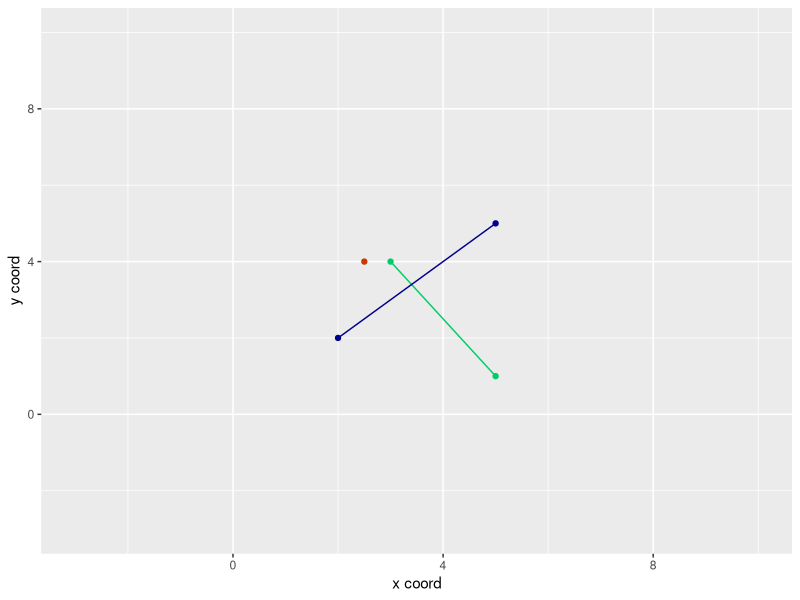
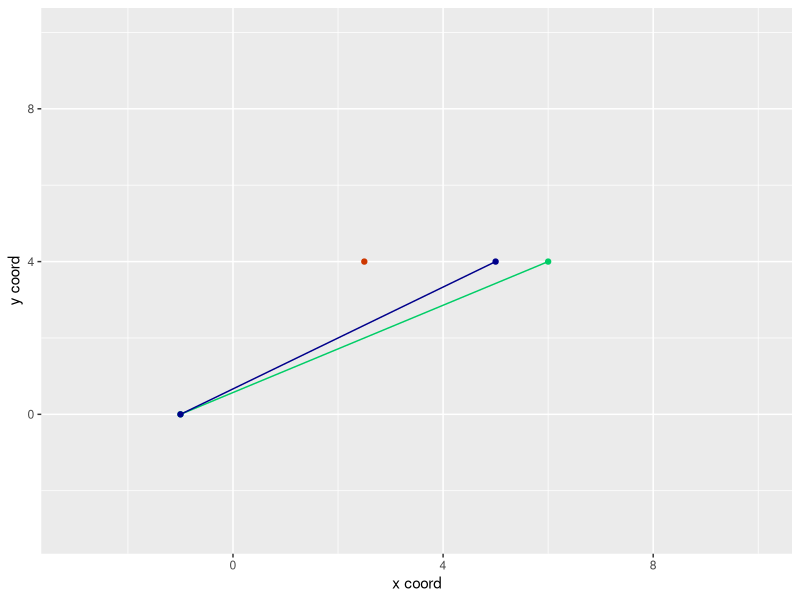
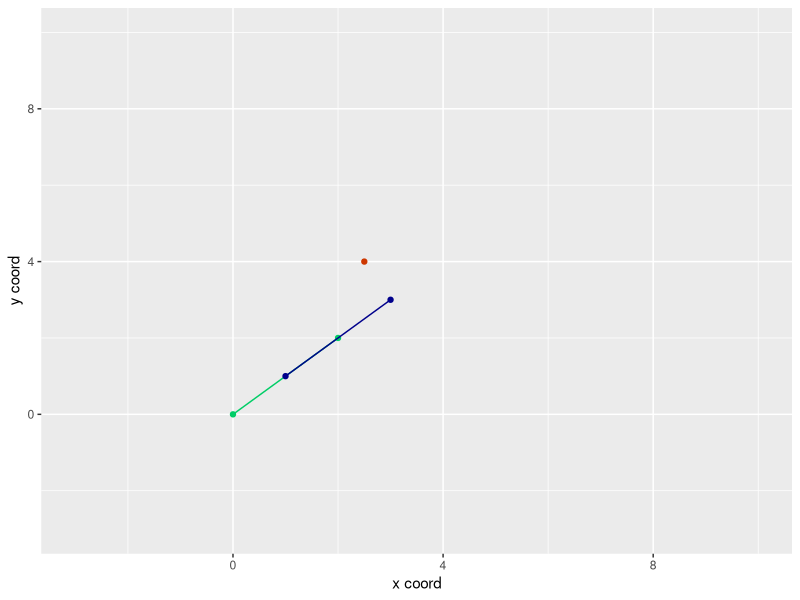
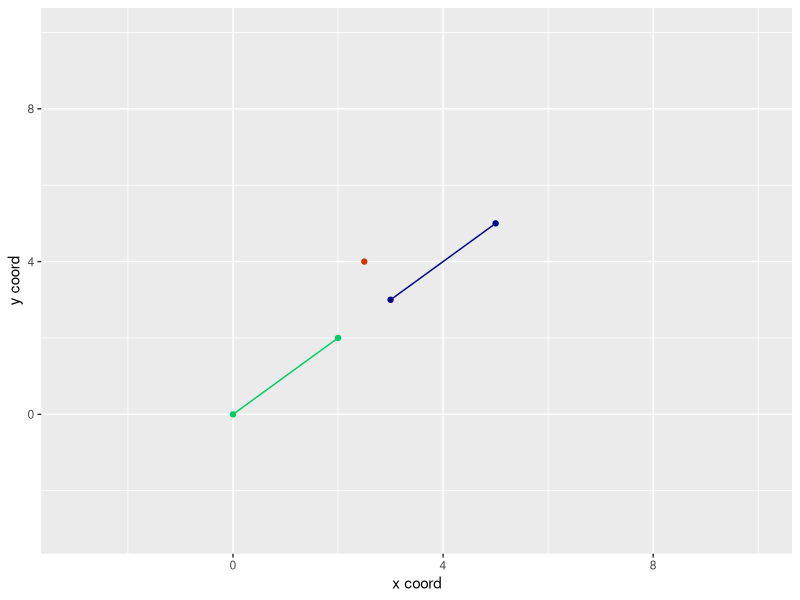
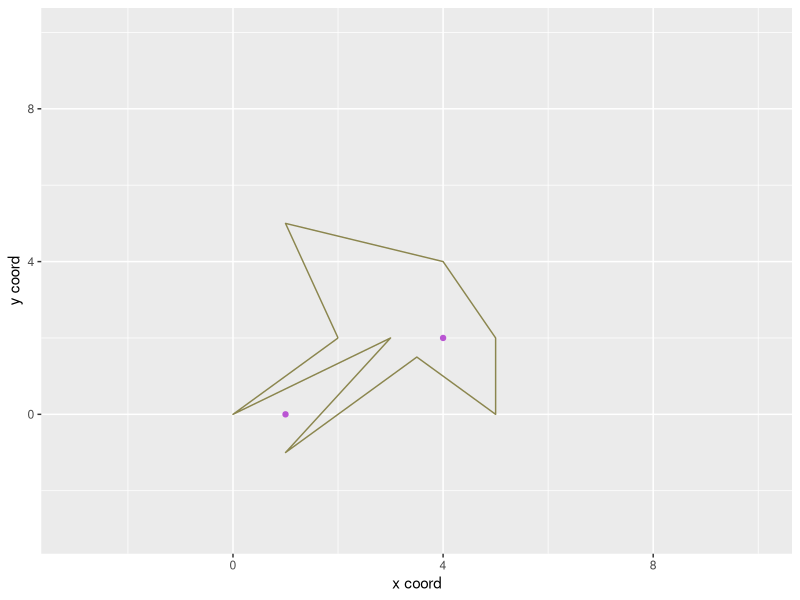

These charts were generated, in order, by the following R code:
setwd("~/wrk/algo/point-in-polygon/")
rm(list = ls())
library(ggplot2)
library(purrr)

# 2d vector cross product function
cross = function(a, b) {
  ## positive = b turns left if placed from head of a
  ## zero     = b does not turn, its same angle as a
  ## negative = b turns right if placed from head of a
  a[[1]] * b[[2]] - a[[2]] * b[[1]]
}

# determine if a point is on left of a line
is_on_left = function(p, s1, s2) {
  if (cross(p - s1, p - s2) > 0)
    return(TRUE)
  return(FALSE)
}

# determine if a point is on right of a line
is_on_right = function(p, s1, s2) {
  if (cross(p - s1, p - s2) < 0)
    return(TRUE)
  return(FALSE)
}

two.segment.intersect = function(a, b, c, d) {
  ## line segment intersection test
  # The two segments are a-b and c-d
  # Case 1: two segments lie on same line and intersect infinitely many points
  # Case 2: segments have a common vertex that is the only intersection points
  # Case 3: there is one intersection point that is not a vertex of
  #         any line segment
  stopifnot(
    length(a) == length(b) && length(b) == length(c)
    && length(c) == length(d) && length(a) == 2
  )
  case1 = FALSE
  case2 = FALSE
  case3 = FALSE
  EPSILON = 1e-9
  # Case 1 - both line segments fall on same line and overlap
  # do vec cross product
  # sort points by x and y
  # check if other segment's point occurs before second point
  # of first segment
  if (abs(cross(b - a, d - c)) < EPSILON) {
    # sort pts
    pts = rbind(a, b, c, d)
    pts = data.frame(pts)
    colnames(pts) = c("x", "y")
    pts = pts[order(pts$y, decreasing = TRUE), ]
    pts = pts[order(pts$x, decreasing = TRUE), ]
    # check if either first two points or last two points
    # equal the points of one of the line segments
    # @NOTE: this == should be fine since we are doing equality of
    # a float with itself, not a float with a different float
    seg1 = rbind(a, b)
    check1 = sum(seg1 == pts[3:4,]) == 4 ||
      sum(seg1 == pts[1:2,]) == 4
    # check if either first two points or last two points
    # equal the points of one of the line segments *in reversed order*
    seg1 = rbind(b, a)
    check2 = sum(seg1 == pts[3:4,]) == 4 ||
      sum(seg1 == pts[1:2,]) == 4
    if (check1 || check2 == TRUE) {
      # print("case1 intersect not detected")
    } else {
      print("case1 (overlapping segments w/ same angle) intersect detected")
      case1 = TRUE
    }
  } else {
    # print("case1 intersect not detected")
  }
  # Case 2: line segments have a common vertex that is
  # the only intersection point
  # check if a == c, a == d, b == c, or b == d
  if (sum(a == c) == 2 ||
      sum(a == d) == 2 || sum(b == c) == 2 || sum(b == d) == 2) {
    print("case2 (shared vertex) intersect detected")
    case2 = TRUE
  } else {
    # print("case2 intersect not detected")
  }
  # Case 3: a--b and c--d intersect at exactly one
  # non-vertex point
  # a and b are on diff sides of line c--d. also points c and d are on
  # diff sides of a line through a--b.
  check1 = (is_on_left(a, c, d) && is_on_right(b, c, d)) ||
    (is_on_left(b, c, d) && is_on_right(a, c, d))
  check2 = (is_on_left(c, a, b) && is_on_right(d, a, b)) ||
    (is_on_left(d, a, b) && is_on_right(c, a, b))
  if (check1 && check2) {
    print("case3 non-vertex intersect at single point")
    case3 = TRUE
  } else {
    # print("case3 intersect not detected")
  }
  if (case1 || case2 || case3) {
    return(TRUE)
  }
  else {
    return(FALSE)
  }
}

#######################################
# Visualize functions
#######################################

# Draw 2 segments and a lone point for testing segment intersection
# and cross functions. Note that the segments are given in ggplot
# format as lists of xs and ys rather than paired as points.
# This could easily be refactored to pass in a data.frame or a list
# of points instead.
visualize.segments = function(xsegs1,
                              ysegs1,
                              xsegs2,
                              ysegs2,
                              xlonepoint,
                              ylonepoint) {
  df1 = cbind(xsegs1, ysegs1) %>% data.frame
  df2 = cbind(xsegs2, ysegs2) %>% data.frame
  df3 = c(xlonepoint, ylonepoint) %>% t %>% data.frame
  colnames(df3) = c("xlonepoint", "ylonepoint")
  ptcol = c("1" = "springgreen3", "2" = "blue4", "3" = "orangered3")
  ggplot() +
    xlim(c(-3, 10)) +
    ylim(c(-3, 10)) +
    layer(
      data = df1,
      mapping = aes(x = xsegs1, y = ysegs1, color = "1"),
      stat = "identity",
      position = "identity",
      geom = "path"
    ) + geom_point(aes(x = xsegs1, y = ysegs1, color = "1")) +
    geom_point(aes(x = xlonepoint, y = ylonepoint, color = "3")) +
    layer(
      data = df2,
      stat = "identity",
      position = "identity",
      geom = "path",
      mapping = aes(x = xsegs2, y = ysegs2, color = "2"),
    ) + geom_point(aes(x = xsegs2, y = ysegs2, color = "2")) +
    theme(legend.position = "none") +
    xlab("x coord") + ylab("y coord") +
    scale_color_manual(values = ptcol)
}

# visualize polygon and several points
# polydf is a data.frame of points with x in the first col and y in the second
# pts is a list of 2-vectors with each point given as (x,y)
visualize.poly = function(polydf, pts) {
  stopifnot(pts %>% class == "list")
  stopifnot(length(pts[[1]]) == 2)
  # change pts data into a data.frame in the right format for ggplot
  pts = data.frame(pts %>% data.frame %>% t)
  colnames(pts) = c("x", "y")
  ptcol = c(
    "1" = "springgreen3",
    "2" = "blue4",
    "3" = "orangered3",
    "4" = "mediumorchid",
    "5" = "khaki4"
  )
  ggplot() +
    xlim(c(-3, 10)) +
    ylim(c(-3, 10)) +
    layer(
      data = polydf,
      mapping = aes(x = xs, y = ys, color = "5"),
      stat = "identity",
      position = "identity",
      geom = "path"
    ) +
    scale_color_manual(values = ptcol) +
    layer(
      data = pts,
      mapping = aes(x = x, y = y, color = "4"),
      stat = "identity",
      position = "identity",
      geom = "point"
    ) +
    theme(legend.position = "none") +
    xlab("x coord") + ylab("y coord")
}
#########################################
# which side of blue line is red
# point on
#########################################
xsegs1 = c(3, 5)
ysegs1 = c(4, 1)
xsegs2 = c(2, 5)
ysegs2 = c(2, 5)
xlonepoint = c(2.5)
ylonepoint = c(4)
p = c(xlonepoint, ylonepoint)
s1 = c(xsegs2[[1]], ysegs2[[1]])
s2 = c(xsegs2[[2]], ysegs2[[2]])
visualize.segments(xsegs1, ysegs1, xsegs2, ysegs2, xlonepoint, ylonepoint)
cat("Demo1: is_on_left(p,s1,s2)\nexpected = TRUE")
cat("result =", is_on_left(p, s1, s2), "\n")
cat("Demo2: is_on_right(p,s1,s2)\nexpected = FALSE")
cat("result =", is_on_right(p, s1, s2), "\n")

########################################
# intersection test - non-vertex intersect
########################################
a = c(xsegs2[[1]], ysegs2[[1]])
b = c(xsegs2[[2]], ysegs2[[2]])
c = c(xsegs1[[1]], ysegs1[[1]])
d = c(xsegs1[[2]], ysegs1[[2]])
two.segment.intersect(a, b, c, d)

########################################
# intersection test - shared vertex
########################################
xsegs1 = c(-1, 6)
ysegs1 = c(0, 4)
xsegs2 = c(-1, 5)
ysegs2 = c(0, 4)
a = c(xsegs2[[1]], ysegs2[[1]])
b = c(xsegs2[[2]], ysegs2[[2]])
c = c(xsegs1[[1]], ysegs1[[1]])
d = c(xsegs1[[2]], ysegs1[[2]])
visualize.segments(xsegs1, ysegs1, xsegs2, ysegs2, xlonepoint, ylonepoint)
two.segment.intersect(a, b, c, d)

########################################
# intersection test  - overlapping, same angle
########################################
xsegs1 = c(0, 2)
ysegs1 = c(0, 2)
xsegs2 = c(1, 3)
ysegs2 = c(1, 3)
a = c(xsegs2[[1]], ysegs2[[1]])
b = c(xsegs2[[2]], ysegs2[[2]])
c = c(xsegs1[[1]], ysegs1[[1]])
d = c(xsegs1[[2]], ysegs1[[2]])
visualize.segments(xsegs1, ysegs1, xsegs2, ysegs2, xlonepoint, ylonepoint)
two.segment.intersect(a, b, c, d)

########################################
# intersection test - non overlapping, same angle
########################################
xsegs1 = c(0, 2)
ysegs1 = c(0, 2)
xsegs2 = c(3, 5)
ysegs2 = c(3, 5)
a = c(xsegs2[[1]], ysegs2[[1]])
b = c(xsegs2[[2]], ysegs2[[2]])
c = c(xsegs1[[1]], ysegs1[[1]])
d = c(xsegs1[[2]], ysegs1[[2]])
visualize.segments(xsegs1, ysegs1, xsegs2, ysegs2, xlonepoint, ylonepoint)
two.segment.intersect(a, b, c, d)


########################################
# Point inside polygon
########################################
xs = strsplit("2 1 4 5 5 3.5 +1 3 0 2", ' ') %>% unlist %>% as.double
ys = strsplit("2 5 4 2 0 1.5 -1 2 0 2", ' ') %>% unlist %>% as.double
polydf = data.frame(cbind(xs, ys))
# test points constructed as xy
p1 = c(4, 2)
p2 = c(1, 0)
visualize.poly(polydf, list(p1, p2))

is.point.inside.poly = function(poly, pt) {
  # Pick arbitrary direction.
  # Cast a ray by building a segment from the point in arbitrary direction
  # with a very long length.
  # Loop through polygon segments and add 1 to a counter for each segment
  # that the ray intersects.
  # If the counter is 0,2,4, etc then the point is outside the polygon.
  # if the counter is 1,3,5, etc then the point is inside the polygon.
  ray = list(pt, pt + c(10, 0))
  # 1 2 3 4 5 6 7 8 9 10
  #  - - - - - - - - -
  count = 0 
  for (i in 1:(length(poly[, 1]) - 1)) {
    cat("checking if [", ray[[1]], ",", ray[[2]], "] intersects ")
    cat("[", unlist(poly[i, ]), ",", unlist(poly[i +1, ]), "]\n")
     
    if (two.segment.intersect(ray[[1]], ray[[2]], 
                          unlist(poly[i, ]), unlist(poly[i +1, ]))) {
      count = count + 1
    }
  }
  
  if (count %% 2 == 0)  { cat("count is ", count, "\n"); return(TRUE) }
  cat("count is ", count, "\n");
  return(FALSE)
} 

########################################
# Test if purple points are inside polygon
########################################
is.point.inside.poly(polydf, p1) # should be TRUE 
is.point.inside.poly(polydf, p2) # should be FALSE

# check two segment intersect on 
# checking if [ 4 2 , 14 2 ] intersects [ 4 4 , 5 2 ]
two.segment.intersect(c(4,2),c(14,2), c(4,4),c(5,2))
# checking if [ 4 2 , 14 2 ] intersects [ 5 2 , 5 0 ]
two.segment.intersect(c(4,2),c(14,2), c(5,2),c(5,0))
